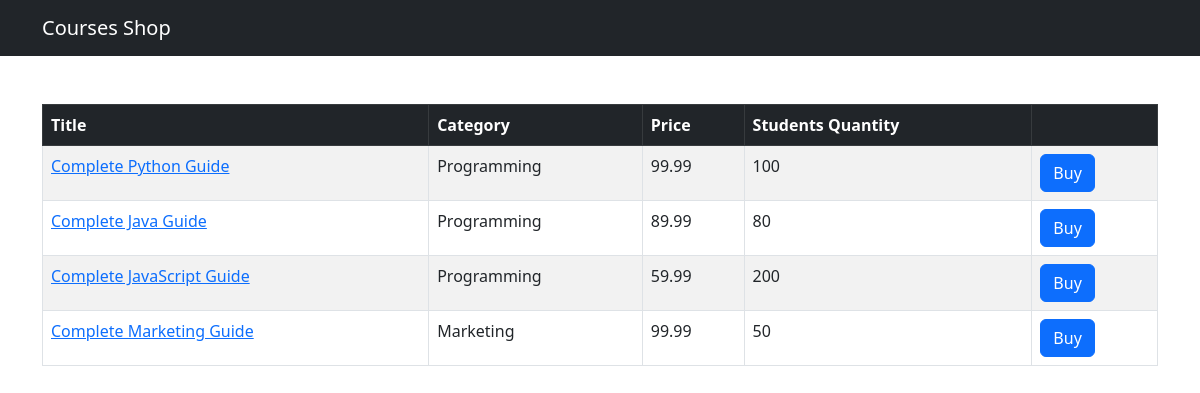
Page /shop/ on the earlier database version.
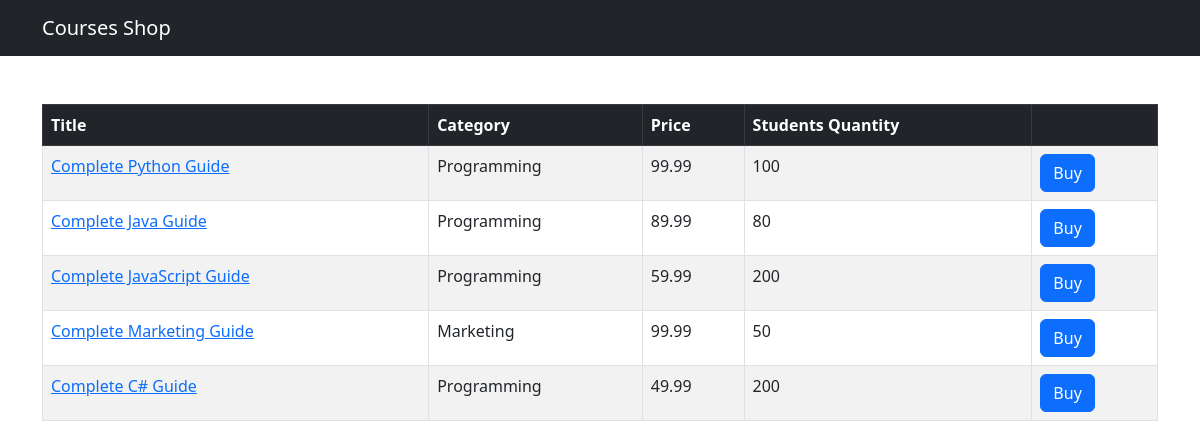
Same page on the later database version.
### shop/models.py (models this page shows, shortened)
class Courses(models.Model):
    title = models.CharField(max_length=255)
    price = models.FloatField()
    students_qty = models.IntegerField()
    reviews_qty = models.IntegerField()
    category = models.ForeignKey(Category, on_delete=models.CASCADE)
    created_at = models.DateTimeField(default=timezone.now())

class Category(models.Model):
    title = models.CharField(max_length=255)
    created_at = models.DateTimeField(default=timezone.now())
    def __str__(self):
        return self.title

### shop/views.py (the view)
# urls.py: path('', views.index, name='index'),
def index(request):
    courses = Courses.objects.all()
    return render(request, 'shop/courses.html', {'courses': courses})

### templates/shop/courses.html (shortened to what this page needs)
{% extends 'base.html' %}
{% block content %}
    <table class="table mt-5 table-bordered table-striped table-hover">
        <thead class="table-dark">
            <tr>
                <th>Title</th>
                <th>Category</th>
                <th>Price</th>
                <th>Students Quantity</th>
                <th></th>
            </tr>
        </thead>
        <tbody>
        {% for course in courses %}
            <tr>
                <td>
                <a href= {% url "shop:single_course" course.id %}>{{ course.title }}</a>
                </td>
                <td>{{ course.category }}</td>
                <td>{{ course.price }}</td>
                <td>{{ course.students_qty }}</td>
                <td><button class="btn btn-primary">Buy</button></td>
            </tr>
        {% endfor %}
        </tbody>
    </table>
{% endblock %}

### templates/base.html (shortened to what this page needs)
<!doctype html>
<html lang="en">
<head>
    <link href="https://cdn.jsdelivr.net/npm/bootstrap@5.3.0/dist/css/bootstrap.min.css" rel="stylesheet">
</head>
<body>
    <nav class="navbar navbar-dark bg-dark">
        <div class="container">
            <a href="{%url "shop:index"%}" class="navbar-brand">Courses Shop</a>
        </div>
    </nav>
    <main class="container">
        {% block content %}
        {% endblock %}
    </main>
</body>
</html>

Differences in the rows shown:
added Courses: title "Complete C# Guide", category "Programming", price "49.99", students_qty "200"
